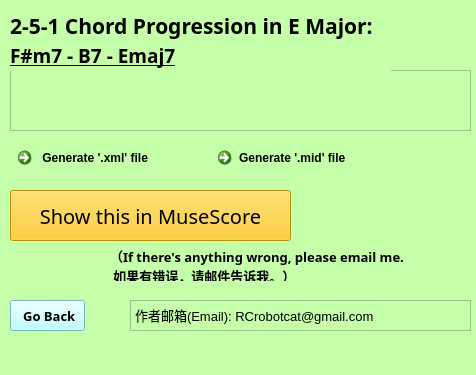
<?xml version="1.0" encoding="UTF-8"?>
<ui version="4.0">
 <class>eMaj</class>
 <widget class="QMainWindow" name="eMaj">
  <property name="geometry">
   <rect>
    <x>0</x>
    <y>0</y>
    <width>476</width>
    <height>375</height>
   </rect>
  </property>
  <property name="windowTitle">
   <string>MainWindow</string>
  </property>
  <property name="styleSheet">
   <string notr="true">background-color: rgb(197, 255, 170)</string>
  </property>
  <widget class="QWidget" name="centralwidget">
   <widget class="QLabel" name="major_keys">
    <property name="geometry">
     <rect>
      <x>10</x>
      <y>10</y>
      <width>381</width>
      <height>31</height>
     </rect>
    </property>
    <property name="font">
     <font>
      <family>Baskerville Old Face</family>
      <pointsize>16</pointsize>
      <italic>false</italic>
      <bold>true</bold>
      <underline>false</underline>
     </font>
    </property>
    <property name="text">
     <string>2-5-1 Chord Progression in E Major: </string>
    </property>
   </widget>
   <widget class="QListView" name="listView">
    <property name="geometry">
     <rect>
      <x>10</x>
      <y>70</y>
      <width>461</width>
      <height>61</height>
     </rect>
    </property>
    <property name="styleSheet">
     <string notr="true">border-image: url(:/Emajor.png);</string>
    </property>
   </widget>
   <widget class="QPushButton" name="BackButton">
    <property name="geometry">
     <rect>
      <x>10</x>
      <y>300</y>
      <width>75</width>
      <height>31</height>
     </rect>
    </property>
    <property name="font">
     <font>
      <family>Microsoft JhengHei</family>
      <pointsize>10</pointsize>
      <bold>true</bold>
     </font>
    </property>
    <property name="styleSheet">
     <string notr="true">QPushButton
{
    /*背景颜色*/  
    background-color: rgb(170, 255, 255);   
    color:black;
      
}
QPushButton:pressed
{
    
    /*按下时字向右移动4像素*/  
    padding-left:4px;
    /*按下时字向下移动4像素*/  
    padding-top:4px;
}</string>
    </property>
    <property name="text">
     <string> Go Back</string>
    </property>
   </widget>
   <widget class="QCommandLinkButton" name="generate_xml">
    <property name="geometry">
     <rect>
      <x>10</x>
      <y>140</y>
      <width>181</width>
      <height>41</height>
     </rect>
    </property>
    <property name="styleSheet">
     <string notr="true">QCommandLinkButton
{
    /*背景颜色*/  
    background-color: rgb(211, 207, 255);   
    color:black;
      
}
QCommandLinkButton:pressed
{
    
    /*按下时字向右移动4像素*/  
    padding-left:4px;
    /*按下时字向下移动4像素*/  
    padding-top:4px;
}</string>
    </property>
    <property name="text">
     <string> Generate '.xml' file</string>
    </property>
   </widget>
   <widget class="QPushButton" name="showInMuseScore">
    <property name="geometry">
     <rect>
      <x>10</x>
      <y>190</y>
      <width>281</width>
      <height>51</height>
     </rect>
    </property>
    <property name="font">
     <font>
      <family>Eras Bold ITC</family>
      <pointsize>15</pointsize>
     </font>
    </property>
    <property name="styleSheet">
     <string notr="true">QPushButton
{
    /*背景颜色*/  
    background-color: rgb(255, 201, 6);   
    color:black;
      
}
QPushButton:pressed
{
    
    /*按下时字向右移动4像素*/  
    padding-left:4px;
    /*按下时字向下移动4像素*/  
    padding-top:4px;
}</string>
    </property>
    <property name="text">
     <string>Show this in MuseScore</string>
    </property>
   </widget>
   <widget class="QCommandLinkButton" name="generate_mid">
    <property name="geometry">
     <rect>
      <x>210</x>
      <y>140</y>
      <width>181</width>
      <height>41</height>
     </rect>
    </property>
    <property name="styleSheet">
     <string notr="true">QCommandLinkButton
{
    /*背景颜色*/  
    background-color: rgb(211, 207, 255);   
    color:black;
      
}
QCommandLinkButton:pressed
{
    
    /*按下时字向右移动4像素*/  
    padding-left:4px;
    /*按下时字向下移动4像素*/  
    padding-top:4px;
}</string>
    </property>
    <property name="text">
     <string>Generate '.mid' file</string>
    </property>
   </widget>
   <widget class="QTextBrowser" name="textBrowser">
    <property name="geometry">
     <rect>
      <x>130</x>
      <y>300</y>
      <width>341</width>
      <height>31</height>
     </rect>
    </property>
    <property name="html">
     <string>&lt;!DOCTYPE HTML PUBLIC &quot;-//W3C//DTD HTML 4.0//EN&quot; &quot;http://www.w3.org/TR/REC-html40/strict.dtd&quot;&gt;
&lt;html&gt;&lt;head&gt;&lt;meta name=&quot;qrichtext&quot; content=&quot;1&quot; /&gt;&lt;meta charset=&quot;utf-8&quot; /&gt;&lt;style type=&quot;text/css&quot;&gt;
p, li { white-space: pre-wrap; }
hr { height: 1px; border-width: 0; }
li.unchecked::marker { content: &quot;\2610&quot;; }
li.checked::marker { content: &quot;\2612&quot;; }
&lt;/style&gt;&lt;/head&gt;&lt;body style=&quot; font-family:'Microsoft YaHei UI'; font-size:9pt; font-weight:400; font-style:normal;&quot;&gt;
&lt;p style=&quot; margin-top:0px; margin-bottom:0px; margin-left:0px; margin-right:0px; -qt-block-indent:0; text-indent:0px;&quot;&gt;&lt;span style=&quot; font-size:10pt;&quot;&gt;作者邮箱(Email): RCrobotcat@gmail.com&lt;/span&gt;&lt;/p&gt;&lt;/body&gt;&lt;/html&gt;</string>
    </property>
   </widget>
   <widget class="QLabel" name="label">
    <property name="geometry">
     <rect>
      <x>110</x>
      <y>250</y>
      <width>361</width>
      <height>31</height>
     </rect>
    </property>
    <property name="font">
     <font>
      <family>新宋体</family>
      <pointsize>10</pointsize>
      <bold>true</bold>
     </font>
    </property>
    <property name="text">
     <string>（If there's anything wrong, please email me.
 如果有错误，请邮件告诉我。）</string>
    </property>
   </widget>
   <widget class="QLabel" name="major_keys_2">
    <property name="geometry">
     <rect>
      <x>10</x>
      <y>40</y>
      <width>381</width>
      <height>31</height>
     </rect>
    </property>
    <property name="font">
     <font>
      <family>Ink Free</family>
      <pointsize>14</pointsize>
      <italic>false</italic>
      <bold>true</bold>
      <underline>true</underline>
     </font>
    </property>
    <property name="text">
     <string>F#m7 - B7 - Emaj7</string>
    </property>
   </widget>
  </widget>
  <widget class="QMenuBar" name="menubar">
   <property name="geometry">
    <rect>
     <x>0</x>
     <y>0</y>
     <width>476</width>
     <height>22</height>
    </rect>
   </property>
  </widget>
  <widget class="QStatusBar" name="statusbar"/>
 </widget>
 <resources>
  <include location="251pic/Emaj.qrc"/>
 </resources>
 <connections/>
</ui>
